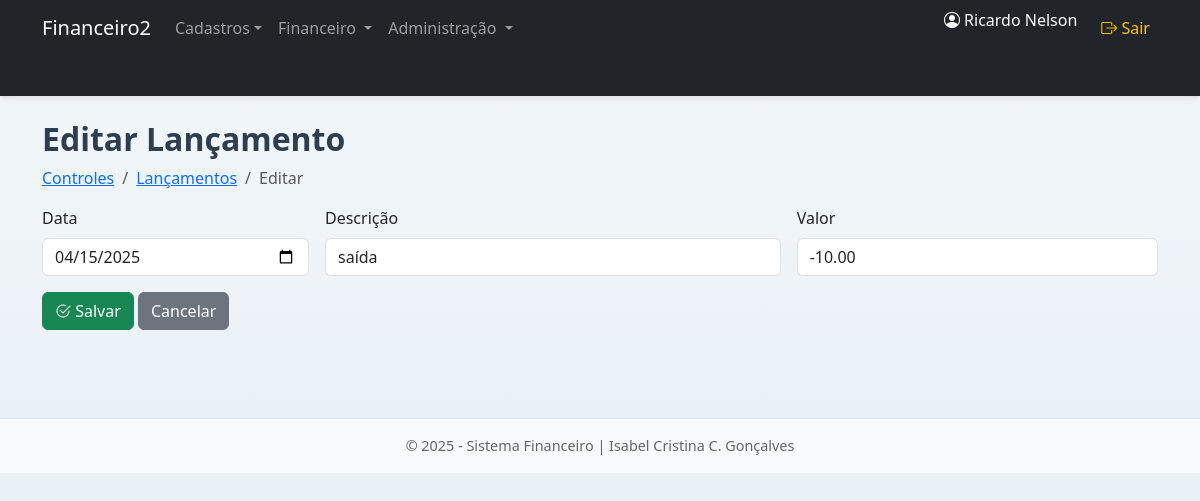
Screenshot of /public/index.php?path=controle_editar_lancamento&id=14&controle_id=1 (signed in) with the database file from the repository.
### tables this page shows
CREATE TABLE `lancamentos` (
  `id` int NOT NULL AUTO_INCREMENT,
  `controle_id` int DEFAULT NULL,
  `data` date NOT NULL,
  `descricao` varchar(100) NOT NULL,
  `valor` decimal(12,2) NOT NULL,
  PRIMARY KEY (`id`),
  KEY `controle_id` (`controle_id`),
  CONSTRAINT `lancamentos_ibfk_1` FOREIGN KEY (`controle_id`) REFERENCES `controle` (`id`) ON DELETE CASCADE
);

### controllers/ControleController.php (called while the page is built, shortened)
<?php
function editar_lancamento($pdo) {
    $id = $_GET['id'];
    $model = new Controle($pdo);
    $registro = $model->buscarLancamentoPorId($id);
    $titulo = "Editar Lançamento";
    include __DIR__ . '/../views/layout.php';
}

### public/index.php (called while the page is built, shortened)
<?php
require_once '../routes/web.php';
?>

### config/autoload.php (called while the page is built, shortened)
<?php
spl_autoload_register(function ($classe) {
    $pastas = ['../models/', '../controllers/'];
    foreach ($pastas as $pasta) {
        $arquivo = $pasta . $classe . '.php';
        if (file_exists($arquivo)) {
            return;
        }
    }
});

### models/Controle.php (called while the page is built, shortened)
<?php
class Controle {
    private $pdo;
    public function __construct($pdo) {
        $this->pdo = $pdo;
    }
    public function buscarLancamentoPorId($id) {
        $stmt = $this->pdo->prepare("SELECT * FROM lancamentos WHERE id = ?");
        $stmt->execute([$id]);
        return $stmt->fetch();
    }
}

### views/controle/lancamento/form.php (the view, shortened to what this page needs)
<h2><?= $titulo ?></h2>
<nav aria-label="breadcrumb">
  <ol class="breadcrumb">
    <li class="breadcrumb-item"><a href="?path=controle">Controles</a></li>
    <li class="breadcrumb-item"><a href="?path=controle_lancamentos&id=<?= $registro['controle_id'] ?? $_GET['controle_id'] ?>">Lançamentos</a></li>
    <li class="breadcrumb-item active" aria-current="page"><?= $registro['id'] ? 'Editar' : 'Novo' ?></li>
  </ol>
</nav>
<form method="POST" action="?path=controle_salvar_lancamento" class="row g-3">
  <div class="col-md-3">
    <label for="data" class="form-label">Data</label>
    <input type="date" class="form-control" name="data" required value="<?= htmlspecialchars($registro['data'] ?? date('Y-m-d')) ?>">
  </div>
  <div class="col-md-5">
    <label for="descricao" class="form-label">Descrição</label>
    <input type="text" class="form-control" name="descricao" required value="<?= htmlspecialchars($registro['descricao'] ?? '') ?>">
  </div>
  <div class="col-md-4">
    <label for="valor" class="form-label">Valor</label>
    <input type="number" step="0.01" class="form-control" name="valor" required value="<?= htmlspecialchars($registro['valor'] ?? '') ?>">
  </div>
  <div class="col-12">
    <button type="submit" class="btn btn-success"><i class="bi bi-check2-circle"></i> Salvar</button>
    <a href="?path=controle_lancamentos&id=<?= htmlspecialchars($_GET['controle_id'] ?? $registro['controle_id']) ?>" class="btn btn-secondary">Cancelar</a>
  </div>
</form>

### public/assets/css/style.css (style rules this page uses)
body { background: linear-gradient(to bottom, #f3f7fa, #e2ecf3); min-height: 100vh; margin: 0; font-family: "Segoe UI", Tahoma, Geneva, Verdana, sans-serif; }
h2 { font-weight: 600; color: #2c3e50; }
.btn { border-radius: 6px; }

### rows the page displays
lancamentos: data "04/15/2025", descricao "saída", valor "-10.00"

### other values shown
$_SESSION['usuario_nome'] "Ricardo Nelson"
$titulo "Editar Lançamento"
